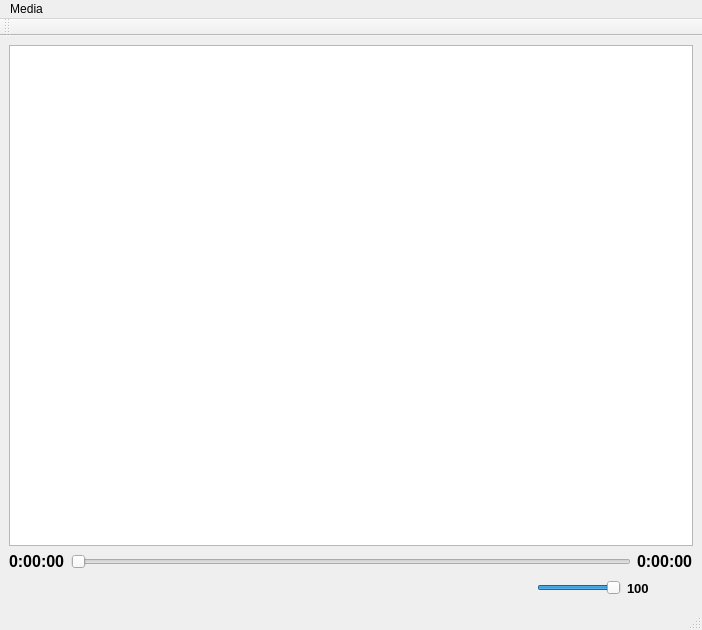
<?xml version="1.0" encoding="UTF-8"?>
<ui version="4.0">
 <class>MainWindow</class>
 <widget class="QMainWindow" name="MainWindow">
  <property name="geometry">
   <rect>
    <x>0</x>
    <y>0</y>
    <width>702</width>
    <height>630</height>
   </rect>
  </property>
  <property name="windowTitle">
   <string>MainWindow</string>
  </property>
  <widget class="QWidget" name="centralwidget">
   <layout class="QVBoxLayout" name="verticalLayout">
    <item>
     <widget class="QListWidget" name="playerList"/>
    </item>
    <item>
     <layout class="QHBoxLayout" name="horizontalLayout">
      <item>
       <widget class="QLabel" name="durationProgress">
        <property name="font">
         <font>
          <pointsize>12</pointsize>
          <weight>75</weight>
          <bold>true</bold>
         </font>
        </property>
        <property name="text">
         <string>0:00:00</string>
        </property>
       </widget>
      </item>
      <item>
       <widget class="QSlider" name="durationslider">
        <property name="cursor">
         <cursorShape>PointingHandCursor</cursorShape>
        </property>
        <property name="orientation">
         <enum>Qt::Horizontal</enum>
        </property>
       </widget>
      </item>
      <item>
       <widget class="QLabel" name="duration">
        <property name="font">
         <font>
          <pointsize>12</pointsize>
          <weight>75</weight>
          <bold>true</bold>
         </font>
        </property>
        <property name="text">
         <string>0:00:00</string>
        </property>
       </widget>
      </item>
     </layout>
    </item>
    <item>
     <layout class="QHBoxLayout" name="horizontalLayout_2">
      <item>
       <widget class="QPushButton" name="previousbtn">
        <property name="sizePolicy">
         <sizepolicy hsizetype="Fixed" vsizetype="Fixed">
          <horstretch>0</horstretch>
          <verstretch>0</verstretch>
         </sizepolicy>
        </property>
        <property name="cursor">
         <cursorShape>PointingHandCursor</cursorShape>
        </property>
        <property name="text">
         <string/>
        </property>
        <property name="icon">
         <iconset>
          <normaloff>previous.png</normaloff>previous.png</iconset>
        </property>
        <property name="iconSize">
         <size>
          <width>38</width>
          <height>38</height>
         </size>
        </property>
        <property name="flat">
         <bool>true</bool>
        </property>
       </widget>
      </item>
      <item>
       <widget class="QPushButton" name="playbtn">
        <property name="sizePolicy">
         <sizepolicy hsizetype="Fixed" vsizetype="Fixed">
          <horstretch>0</horstretch>
          <verstretch>0</verstretch>
         </sizepolicy>
        </property>
        <property name="cursor">
         <cursorShape>PointingHandCursor</cursorShape>
        </property>
        <property name="text">
         <string/>
        </property>
        <property name="icon">
         <iconset>
          <normaloff>play.png</normaloff>play.png</iconset>
        </property>
        <property name="iconSize">
         <size>
          <width>38</width>
          <height>38</height>
         </size>
        </property>
        <property name="flat">
         <bool>true</bool>
        </property>
       </widget>
      </item>
      <item>
       <widget class="QPushButton" name="stopbtn">
        <property name="sizePolicy">
         <sizepolicy hsizetype="Fixed" vsizetype="Fixed">
          <horstretch>0</horstretch>
          <verstretch>0</verstretch>
         </sizepolicy>
        </property>
        <property name="cursor">
         <cursorShape>PointingHandCursor</cursorShape>
        </property>
        <property name="text">
         <string/>
        </property>
        <property name="icon">
         <iconset>
          <normaloff>stop.png</normaloff>stop.png</iconset>
        </property>
        <property name="iconSize">
         <size>
          <width>38</width>
          <height>38</height>
         </size>
        </property>
        <property name="flat">
         <bool>true</bool>
        </property>
       </widget>
      </item>
      <item>
       <widget class="QPushButton" name="pushButton_4">
        <property name="sizePolicy">
         <sizepolicy hsizetype="Fixed" vsizetype="Fixed">
          <horstretch>0</horstretch>
          <verstretch>0</verstretch>
         </sizepolicy>
        </property>
        <property name="cursor">
         <cursorShape>PointingHandCursor</cursorShape>
        </property>
        <property name="text">
         <string/>
        </property>
        <property name="icon">
         <iconset>
          <normaloff>next.png</normaloff>next.png</iconset>
        </property>
        <property name="iconSize">
         <size>
          <width>38</width>
          <height>38</height>
         </size>
        </property>
        <property name="flat">
         <bool>true</bool>
        </property>
       </widget>
      </item>
      <item>
       <widget class="QPushButton" name="shufflebtn">
        <property name="sizePolicy">
         <sizepolicy hsizetype="Fixed" vsizetype="Fixed">
          <horstretch>0</horstretch>
          <verstretch>0</verstretch>
         </sizepolicy>
        </property>
        <property name="cursor">
         <cursorShape>PointingHandCursor</cursorShape>
        </property>
        <property name="text">
         <string/>
        </property>
        <property name="icon">
         <iconset>
          <normaloff>shuffle.png</normaloff>shuffle.png</iconset>
        </property>
        <property name="iconSize">
         <size>
          <width>38</width>
          <height>38</height>
         </size>
        </property>
        <property name="flat">
         <bool>true</bool>
        </property>
       </widget>
      </item>
      <item>
       <layout class="QHBoxLayout" name="horizontalLayout_3">
        <item>
         <widget class="QPushButton" name="pushButton_5">
          <property name="enabled">
           <bool>true</bool>
          </property>
          <property name="sizePolicy">
           <sizepolicy hsizetype="Fixed" vsizetype="Fixed">
            <horstretch>0</horstretch>
            <verstretch>0</verstretch>
           </sizepolicy>
          </property>
          <property name="cursor">
           <cursorShape>PointingHandCursor</cursorShape>
          </property>
          <property name="text">
           <string/>
          </property>
          <property name="icon">
           <iconset>
            <normaloff>speaker.png</normaloff>speaker.png</iconset>
          </property>
          <property name="iconSize">
           <size>
            <width>38</width>
            <height>38</height>
           </size>
          </property>
          <property name="flat">
           <bool>true</bool>
          </property>
         </widget>
        </item>
        <item>
         <widget class="QSlider" name="volumeSlider">
          <property name="sizePolicy">
           <sizepolicy hsizetype="Fixed" vsizetype="Fixed">
            <horstretch>0</horstretch>
            <verstretch>0</verstretch>
           </sizepolicy>
          </property>
          <property name="cursor">
           <cursorShape>PointingHandCursor</cursorShape>
          </property>
          <property name="maximum">
           <number>100</number>
          </property>
          <property name="value">
           <number>100</number>
          </property>
          <property name="orientation">
           <enum>Qt::Horizontal</enum>
          </property>
         </widget>
        </item>
        <item>
         <widget class="QLabel" name="label_3">
          <property name="sizePolicy">
           <sizepolicy hsizetype="Fixed" vsizetype="Preferred">
            <horstretch>0</horstretch>
            <verstretch>0</verstretch>
           </sizepolicy>
          </property>
          <property name="font">
           <font>
            <pointsize>10</pointsize>
            <weight>75</weight>
            <bold>true</bold>
           </font>
          </property>
          <property name="text">
           <string>100</string>
          </property>
         </widget>
        </item>
       </layout>
      </item>
     </layout>
    </item>
   </layout>
  </widget>
  <widget class="QMenuBar" name="menubar">
   <property name="geometry">
    <rect>
     <x>0</x>
     <y>0</y>
     <width>702</width>
     <height>26</height>
    </rect>
   </property>
   <widget class="QMenu" name="menuHome">
    <property name="title">
     <string>Media</string>
    </property>
    <addaction name="actionOpen_File"/>
    <addaction name="actionOpen_multiple_Files"/>
    <addaction name="actionOpen_Folder"/>
   </widget>
   <addaction name="menuHome"/>
  </widget>
  <widget class="QStatusBar" name="statusbar">
   <property name="focusPolicy">
    <enum>Qt::NoFocus</enum>
   </property>
  </widget>
  <widget class="QToolBar" name="toolBar">
   <property name="windowTitle">
    <string>toolBar</string>
   </property>
   <attribute name="toolBarArea">
    <enum>TopToolBarArea</enum>
   </attribute>
   <attribute name="toolBarBreak">
    <bool>false</bool>
   </attribute>
  </widget>
  <action name="actionOpen_File">
   <property name="icon">
    <iconset>
     <normaloff>../../Downloads/fugue-icons-3.5.6/icons/media-player-medium.png</normaloff>../../Downloads/fugue-icons-3.5.6/icons/media-player-medium.png</iconset>
   </property>
   <property name="text">
    <string>Open File...</string>
   </property>
   <property name="shortcut">
    <string>Ctrl+O</string>
   </property>
  </action>
  <action name="actionOpen_multiple_Files">
   <property name="icon">
    <iconset>
     <normaloff>../../Downloads/fugue-icons-3.5.6/icons/media-player-medium.png</normaloff>../../Downloads/fugue-icons-3.5.6/icons/media-player-medium.png</iconset>
   </property>
   <property name="text">
    <string>Open multiple Files...</string>
   </property>
  </action>
  <action name="actionOpen_Folder">
   <property name="icon">
    <iconset>
     <normaloff>../../Downloads/fugue-icons-3.5.6/icons/folder-medium.png</normaloff>../../Downloads/fugue-icons-3.5.6/icons/folder-medium.png</iconset>
   </property>
   <property name="text">
    <string>Open Folder</string>
   </property>
  </action>
 </widget>
 <resources/>
 <connections>
  <connection>
   <sender>volumeSlider</sender>
   <signal>valueChanged(int)</signal>
   <receiver>label_3</receiver>
   <slot>setNum(int)</slot>
   <hints>
    <hint type="sourcelabel">
     <x>583</x>
     <y>633</y>
    </hint>
    <hint type="destinationlabel">
     <x>723</x>
     <y>641</y>
    </hint>
   </hints>
  </connection>
 </connections>
</ui>
